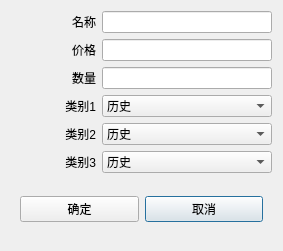
<?xml version="1.0" encoding="UTF-8"?>
<ui version="4.0">
 <class>BookAU</class>
 <widget class="QDialog" name="BookAU">
  <property name="geometry">
   <rect>
    <x>0</x>
    <y>0</y>
    <width>283</width>
    <height>251</height>
   </rect>
  </property>
  <property name="windowTitle">
   <string>Dialog</string>
  </property>
  <layout class="QGridLayout" name="gridLayout_2">
   <item row="0" column="0">
    <widget class="QLabel" name="label">
     <property name="minimumSize">
      <size>
       <width>50</width>
       <height>0</height>
      </size>
     </property>
     <property name="text">
      <string>名称</string>
     </property>
     <property name="alignment">
      <set>Qt::AlignmentFlag::AlignRight|Qt::AlignmentFlag::AlignTrailing|Qt::AlignmentFlag::AlignVCenter</set>
     </property>
    </widget>
   </item>
   <item row="0" column="1" colspan="2">
    <widget class="QLineEdit" name="le_name"/>
   </item>
   <item row="1" column="0">
    <widget class="QLabel" name="label_2">
     <property name="minimumSize">
      <size>
       <width>50</width>
       <height>0</height>
      </size>
     </property>
     <property name="text">
      <string>价格</string>
     </property>
     <property name="alignment">
      <set>Qt::AlignmentFlag::AlignRight|Qt::AlignmentFlag::AlignTrailing|Qt::AlignmentFlag::AlignVCenter</set>
     </property>
    </widget>
   </item>
   <item row="1" column="1" colspan="2">
    <widget class="QLineEdit" name="le_press"/>
   </item>
   <item row="2" column="0">
    <widget class="QLabel" name="label_6">
     <property name="minimumSize">
      <size>
       <width>50</width>
       <height>0</height>
      </size>
     </property>
     <property name="text">
      <string>数量</string>
     </property>
     <property name="alignment">
      <set>Qt::AlignmentFlag::AlignRight|Qt::AlignmentFlag::AlignTrailing|Qt::AlignmentFlag::AlignVCenter</set>
     </property>
    </widget>
   </item>
   <item row="2" column="1" colspan="2">
    <widget class="QLineEdit" name="le_cnt"/>
   </item>
   <item row="3" column="0">
    <widget class="QLabel" name="label_3">
     <property name="minimumSize">
      <size>
       <width>50</width>
       <height>0</height>
      </size>
     </property>
     <property name="text">
      <string>类别1</string>
     </property>
     <property name="alignment">
      <set>Qt::AlignmentFlag::AlignRight|Qt::AlignmentFlag::AlignTrailing|Qt::AlignmentFlag::AlignVCenter</set>
     </property>
    </widget>
   </item>
   <item row="4" column="0">
    <widget class="QLabel" name="label_4">
     <property name="minimumSize">
      <size>
       <width>50</width>
       <height>0</height>
      </size>
     </property>
     <property name="text">
      <string>类别2</string>
     </property>
     <property name="alignment">
      <set>Qt::AlignmentFlag::AlignRight|Qt::AlignmentFlag::AlignTrailing|Qt::AlignmentFlag::AlignVCenter</set>
     </property>
    </widget>
   </item>
   <item row="5" column="0">
    <widget class="QLabel" name="label_5">
     <property name="minimumSize">
      <size>
       <width>50</width>
       <height>0</height>
      </size>
     </property>
     <property name="text">
      <string>类别3</string>
     </property>
     <property name="alignment">
      <set>Qt::AlignmentFlag::AlignRight|Qt::AlignmentFlag::AlignTrailing|Qt::AlignmentFlag::AlignVCenter</set>
     </property>
    </widget>
   </item>
   <item row="6" column="0" colspan="3">
    <widget class="QWidget" name="widget" native="true">
     <property name="maximumSize">
      <size>
       <width>16777215</width>
       <height>60</height>
      </size>
     </property>
     <layout class="QGridLayout" name="gridLayout">
      <item row="0" column="1">
       <widget class="QPushButton" name="btn_cancel">
        <property name="text">
         <string>取消</string>
        </property>
       </widget>
      </item>
      <item row="0" column="0">
       <widget class="QPushButton" name="btn_ok">
        <property name="text">
         <string>确定</string>
        </property>
       </widget>
      </item>
     </layout>
    </widget>
   </item>
   <item row="5" column="1" colspan="2">
    <widget class="QComboBox" name="cb3">
     <item>
      <property name="text">
       <string>历史</string>
      </property>
     </item>
     <item>
      <property name="text">
       <string>言情</string>
      </property>
     </item>
     <item>
      <property name="text">
       <string>人文</string>
      </property>
     </item>
     <item>
      <property name="text">
       <string>科学</string>
      </property>
     </item>
     <item>
      <property name="text">
       <string>社会</string>
      </property>
     </item>
     <item>
      <property name="text">
       <string>推理</string>
      </property>
     </item>
     <item>
      <property name="text">
       <string>悬疑</string>
      </property>
     </item>
     <item>
      <property name="text">
       <string>恐怖</string>
      </property>
     </item>
     <item>
      <property name="text">
       <string>轻小说</string>
      </property>
     </item>
     <item>
      <property name="text">
       <string>穿越</string>
      </property>
     </item>
     <item>
      <property name="text">
       <string>玄幻</string>
      </property>
     </item>
    </widget>
   </item>
   <item row="4" column="1" colspan="2">
    <widget class="QComboBox" name="cb2">
     <item>
      <property name="text">
       <string>历史</string>
      </property>
     </item>
     <item>
      <property name="text">
       <string>言情</string>
      </property>
     </item>
     <item>
      <property name="text">
       <string>人文</string>
      </property>
     </item>
     <item>
      <property name="text">
       <string>科学</string>
      </property>
     </item>
     <item>
      <property name="text">
       <string>社会</string>
      </property>
     </item>
     <item>
      <property name="text">
       <string>推理</string>
      </property>
     </item>
     <item>
      <property name="text">
       <string>悬疑</string>
      </property>
     </item>
     <item>
      <property name="text">
       <string>恐怖</string>
      </property>
     </item>
     <item>
      <property name="text">
       <string>轻小说</string>
      </property>
     </item>
     <item>
      <property name="text">
       <string>穿越</string>
      </property>
     </item>
     <item>
      <property name="text">
       <string>玄幻</string>
      </property>
     </item>
    </widget>
   </item>
   <item row="3" column="1" colspan="2">
    <widget class="QComboBox" name="cb1">
     <item>
      <property name="text">
       <string>历史</string>
      </property>
     </item>
     <item>
      <property name="text">
       <string>言情</string>
      </property>
     </item>
     <item>
      <property name="text">
       <string>人文</string>
      </property>
     </item>
     <item>
      <property name="text">
       <string>科学</string>
      </property>
     </item>
     <item>
      <property name="text">
       <string>社会</string>
      </property>
     </item>
     <item>
      <property name="text">
       <string>推理</string>
      </property>
     </item>
     <item>
      <property name="text">
       <string>悬疑</string>
      </property>
     </item>
     <item>
      <property name="text">
       <string>恐怖</string>
      </property>
     </item>
     <item>
      <property name="text">
       <string>轻小说</string>
      </property>
     </item>
     <item>
      <property name="text">
       <string>穿越</string>
      </property>
     </item>
     <item>
      <property name="text">
       <string>玄幻</string>
      </property>
     </item>
    </widget>
   </item>
  </layout>
 </widget>
 <resources/>
 <connections/>
</ui>
